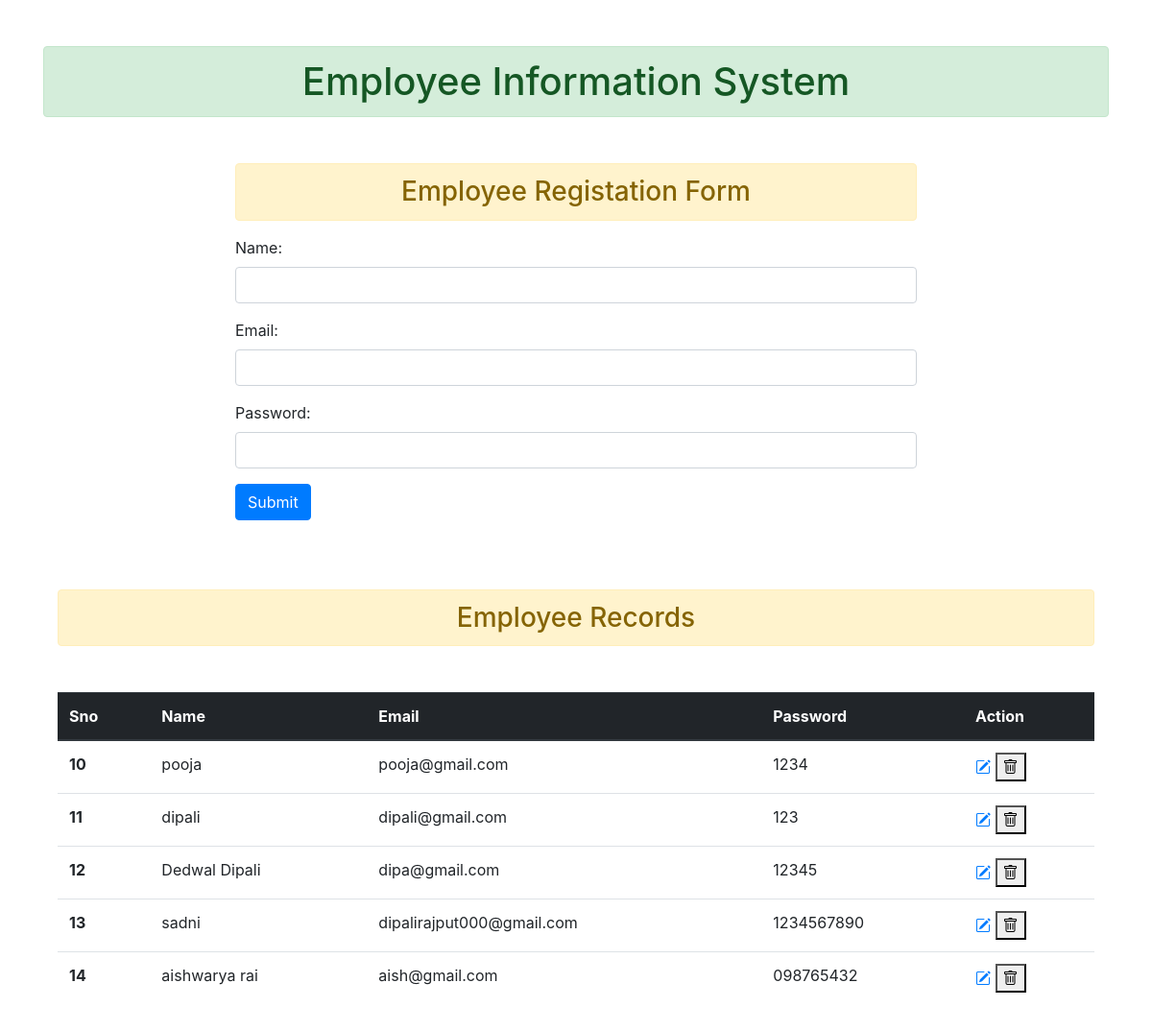
The page / on the database its author committed.
### myapp/models.py (models this page shows, shortened)
class Employee(models.Model):
    name=models.CharField(max_length=25,null=True)
    email = models.EmailField(max_length=60,null=True)
    password=models.CharField(max_length=12,null=True)

### myapp/views.py (the view)
# urls.py: 2. Add a URL to urlpatterns:  path('', Home.as_view(), name='home')
def Home(request):
    form=EmployeeForm()
    if request.method=='POST':
        form=EmployeeForm(request.POST)
        form.save()
        form=EmployeeForm()
    data=Employee.objects.all()
    context={
        'form':form,
        'data':data,
    }
    return render(request,'myapp/index.html',context)

### myapp/forms.py
class EmployeeForm(ModelForm):
    class Meta:
        model=Employee
        fields='__all__'
        widgets={
            'name':forms.TextInput(attrs={'class':'form-control'}),
            'email':forms.TextInput(attrs={'class':'form-control'}),
            'password':forms.PasswordInput(attrs={'class':'form-control'},render_value=True)
        }

### templates/myapp/index.html (shortened to what this page needs)
{% extends 'myapp/base.html' %}
{% block content %}
<div class="container">
    <div class="row">
        <div class="col col-8 offset-2">
                <h3 class="alert alert-warning text-center">Employee Registation Form</h3>
    <form  method="post">
        {{form.as_p}}
        <input type="submit" value="Submit" class="btn btn-primary">
    </form>
</div>
</div>
<br><br><br>
<h3 class="alert alert-warning text-center">Employee Records</h3>
<table class="table my-5">
    <thead class="thead-dark">
      <tr>
        <th scope="col">Sno</th>
        <th scope="col">Name</th>
        <th scope="col">Email</th>
        <th scope="col">Password</th>
        <th scope="col">Action</th>
      </tr>
    </thead>
    <tbody>
    {% for i in data  %}
      <tr>
        <th scope="row">{{i.id}}</th>
        <td>{{i.name}}</td>
        <td>{{i.email}}</td>
        <td>{{i.password}}</td>
        <td>
            <a href="{% url 'update' i.id %}">
            <i class="bi bi-pencil-square"></i>
            </a>
        <form action="{% url  'delete' i.id %}" method="post" class="d-inline">
            <button type="submit">
                <i class="bi bi-trash"></i>
            </button>
        </form>
        </td>
      </tr>
      {% endfor %}
    </tbody>
  </table>
</div>
{% endblock content %}

### templates/myapp/base.html (shortened to what this page needs)
<!doctype html>
<html lang="en">
  <head>
    <link rel="stylesheet" href="https://cdn.jsdelivr.net/npm/bootstrap@4.0.0/dist/css/bootstrap.min.css">
    <link rel="stylesheet" href="https://cdn.jsdelivr.net/npm/bootstrap-icons@1.11.1/font/bootstrap-icons.css">
  </head>
  <body>
    <div class="container">
        <h1 class="alert alert-success my-5 text-center">Employee Information System</h1>
    {% block content %}
    {% endblock content %}
</div>
  </body>
</html>

### rows shown on the page
Employee: id "10", name "pooja", email "pooja@gmail.com", password "1234"
Employee: id "11", name "dipali", email "dipali@gmail.com", password "123"
Employee: id "12", name "Dedwal Dipali", email "dipa@gmail.com", password "12345"
Employee: id "13", name "sadni", email "dipalirajput000@gmail.com", password "1234567890"
Employee: id "14", name "aishwarya rai", email "aish@gmail.com", password "098765432"
